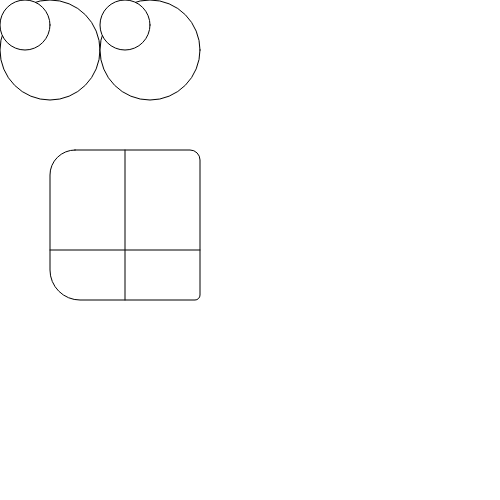
Frame 1 (no input)
Frame 60 (no input): identical to frame 1, image omitted
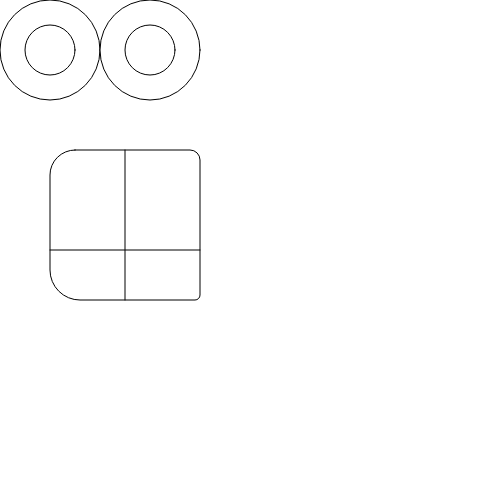
Frame 120 (the mouse pressed at the canvas centre since frame 60)

The p5.js sketch that drew these frames (run headless with seeded random() and noise() and a simulated clock; from frame 60 on, the mouse is pressed at the canvas centre):

// p5.js sketch
// ── sketch.js
var pupilX = 50;
var pupilY = 50;
var eyesX = 0;
var eyesY = 0;

var mapX = 0;
var mapY = 0;

function setup() {
  createCanvas(500,500);
}

function draw() {
  background(255);
  mapX = map(mouseX, 0, width, -25,25);
  console.log(mapX);
  mapY = map(mouseY, 0, height, -25, 25);
  
  //eyes
  ellipse(50,50,100,100);
  ellipse(150,50,100,100);
  //pupils
  ellipse(pupilX + mapX,pupilY + mapY,50,50);
  ellipse(pupilX + 100 + mapX,pupilY + mapY,50,50);
  
  //rect(0,0,499,499);
  
  rect(50,150,150,150,25,10,5,30);
  
  line(50,250,200,250);
  line(125,150,125,300);
}
